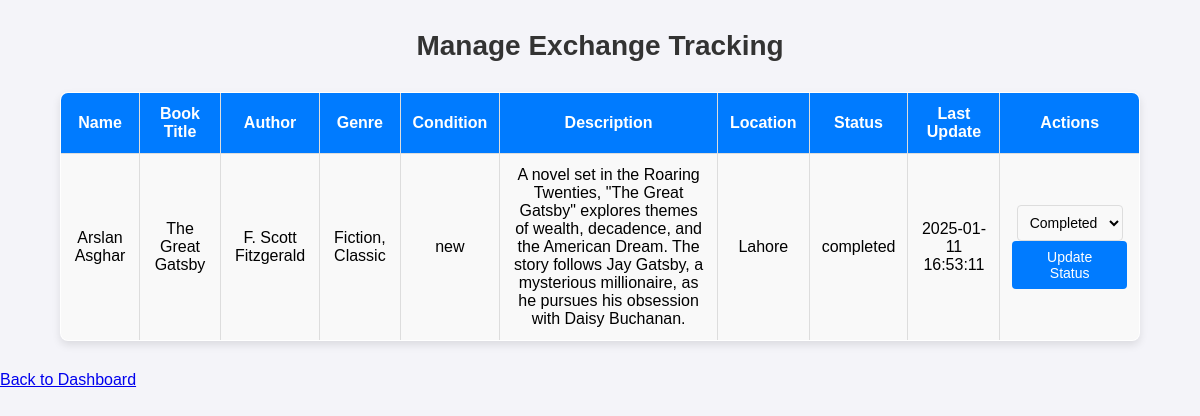
The page /admin/manage_exchange_tracking.php (signed in) on the database its author committed.
### tables this page shows
CREATE TABLE `book_requests` (
  `id` int(11) NOT NULL,
  `user_id` int(11) NOT NULL,
  `book_id` int(11) NOT NULL,
  `status` enum('pending','accepted','rejected') DEFAULT 'pending',
  `request_date` timestamp NOT NULL DEFAULT current_timestamp()
);

CREATE TABLE `users` (
  `id` int(11) NOT NULL,
  `name` varchar(100) NOT NULL,
  `email` varchar(100) NOT NULL,
  `password` varchar(100) NOT NULL,
  `status` enum('pending','approved','blocked') DEFAULT 'pending',
  `username` varchar(255) NOT NULL,
  `role` enum('user','admin') DEFAULT 'user'
);

CREATE TABLE `books` (
  `id` int(11) NOT NULL,
  `user_id` int(11) NOT NULL,
  `title` varchar(255) NOT NULL,
  `author` varchar(255) NOT NULL,
  `genre` varchar(100) NOT NULL,
  `condition` enum('new','good','fair','poor') NOT NULL,
  `status` enum('pending','approved','rejected','exchanged','removed') DEFAULT 'pending',
  `created_at` timestamp NOT NULL DEFAULT current_timestamp(),
  `description` text DEFAULT NULL,
  `location` varchar(255) DEFAULT NULL
);

### admin/manage_exchange_tracking.php (the view, shortened to what this page needs)
<?php
include('../config/config.php');
$query = "SELECT br.id as book_request_id, u.name, b.title, b.author, b.genre, b.condition, b.description, b.location,
          IFNULL(et.status, 'pending') as status,
          IFNULL(et.updated_at, 'Not updated yet') as updated_at
          FROM book_requests br
          JOIN users u ON br.user_id = u.id
          JOIN books b ON br.book_id = b.id
          LEFT JOIN book_exchange_tracking et ON br.id = et.book_request_id";
$result = mysqli_query($conn, $query);
?>
<!DOCTYPE html>
<html lang="en">
<head>
</head>
<body>
<h1>Manage Exchange Tracking</h1>
<table border="1">
    <tr>
        <th>Name</th>
        <th>Book Title</th>
        <th>Author</th>
        <th>Genre</th>
        <th>Condition</th>
        <th>Description</th>
        <th>Location</th>
        <th>Status</th>
        <th>Last Update</th>
        <th>Actions</th>
    </tr>
    <?php while ($row = mysqli_fetch_assoc($result)) { ?>
        <tr>
            <td><?php echo htmlspecialchars($row['name']); ?></td>
            <td><?php echo htmlspecialchars($row['title']); ?></td>
            <td><?php echo htmlspecialchars($row['author']); ?></td>
            <td><?php echo htmlspecialchars($row['genre']); ?></td>
            <td><?php echo htmlspecialchars($row['condition']); ?></td>
            <td><?php echo htmlspecialchars($row['description']); ?></td>
            <td><?php echo htmlspecialchars($row['location']); ?></td>
            <td><?php echo htmlspecialchars($row['status']); ?></td>
            <td><?php echo htmlspecialchars($row['updated_at']); ?></td>
            <td>
                <form action="manage_exchange_tracking.php" method="POST">
                    <select name="status" required>
                        <option value="completed" <?php echo ($row['status'] == 'completed') ? 'selected' : ''; ?>>Completed</option>
                    </select>
                    <button type="submit" name="update_exchange_status">Update Status</button>
                </form>
            </td>
        </tr>
    <?php } ?>
</table>
<a href="dashboard.php" class="back-btn">Back to Dashboard</a>
</body>
</html>

### admin/manage_exchange_tracking.php (style rules this page uses)
body { font-family: Arial, sans-serif; background-color: #f4f4f9; margin: 0; padding: 0; }
h1 { text-align: center; margin-top: 30px; font-size: 28px; color: #333; }
table { width: 90%; margin: 30px auto; border-collapse: collapse; background-color: #ffffff; box-shadow: 0 4px 8px rgba(0, 0, 0, 0.1); border-radius: 8px; overflow: hidden; }
th, td { padding: 12px; text-align: center; border: 1px solid #ddd; }
th { background-color: #007bff; color: white; font-weight: bold; }
tr:nth-child(even) { background-color: #f9f9f9; }
select { padding: 8px; font-size: 14px; border: 1px solid #ddd; border-radius: 4px; background-color: #f9f9f9; cursor: pointer; transition: border-color 0.3s ease; }
button { padding: 8px 16px; background-color: #007bff; color: white; border: none; border-radius: 4px; cursor: pointer; font-size: 14px; transition: background-color 0.3s ease; }
form { margin: 0; display: inline-block; }

### rows shown on the page
book_requests: user.name "Arslan Asghar", book.title "The Great Gatsby", book.author "F. Scott Fitzgerald", book.genre "Fiction, Classic", book.condition "new", book.description "A novel set in the Roaring Twenties, \"The Great Gatsby\" explores themes of wealth, decadence, and the American Dream. The story follows Jay Gatsby, a mysterious millionaire, as he pursues his obsession with Daisy Buchanan.", book.location "Lahore", status "completed", updated_at "2025-01-11 16:53:11"
